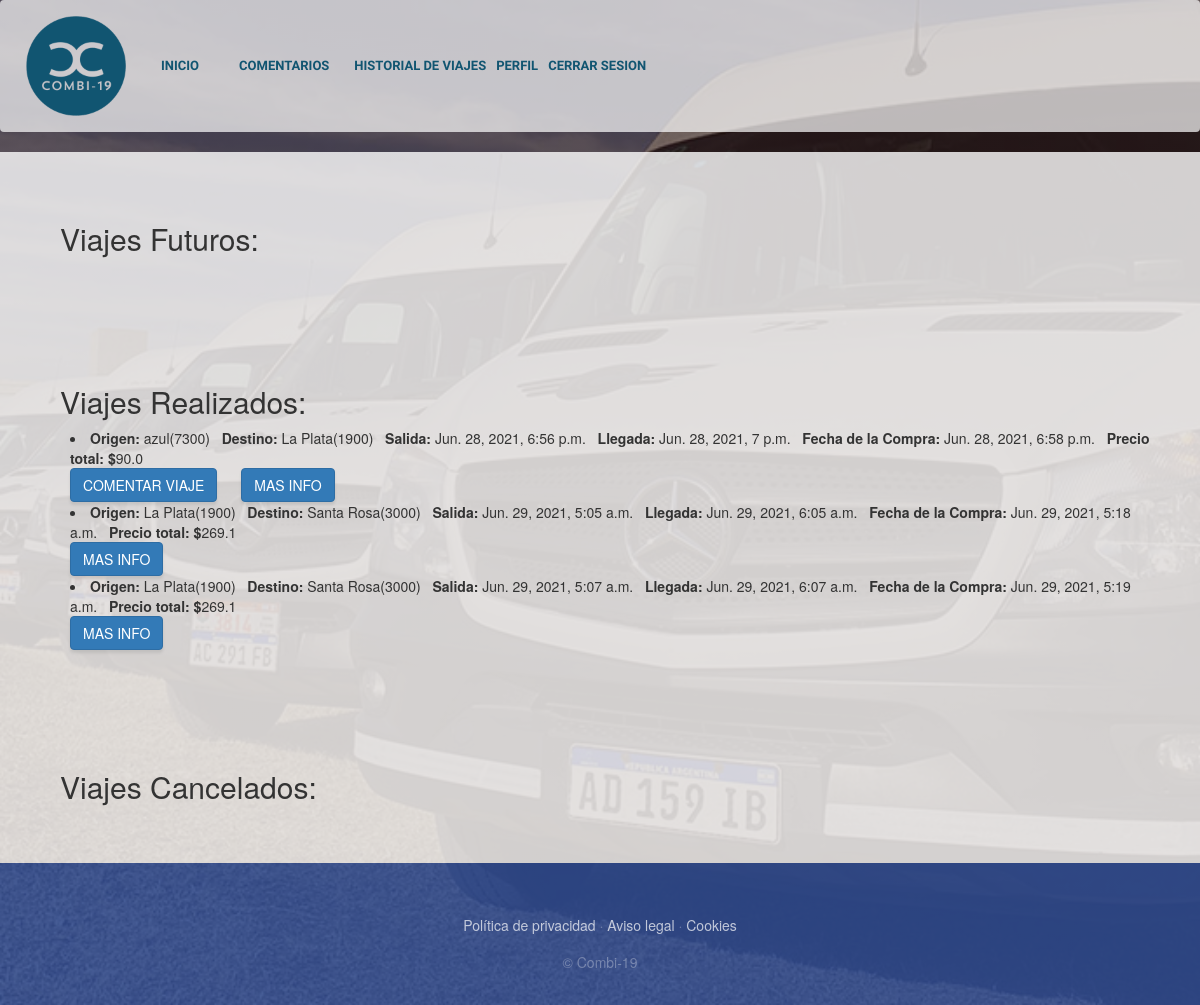
Before: /HistorialDeViajes/ (signed in) with the older database file.
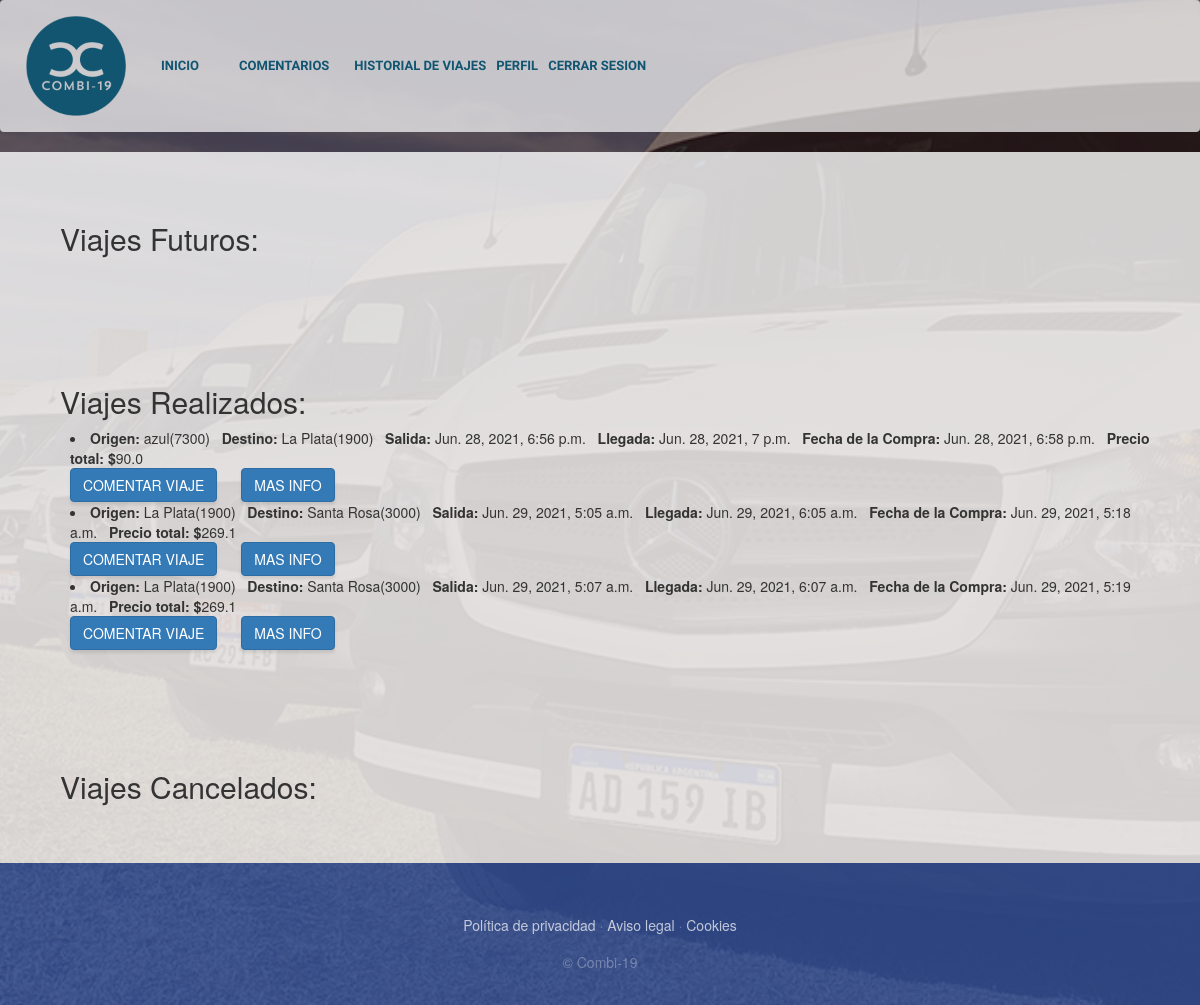
After: the same page with the newer database file.
### PaginaDePruebaApp/models.py (models this page shows, shortened)
class Compra(models.Model):
    fechaCompra=models.DateTimeField(auto_now_add=True)
    total=models.FloatField()
    viaje = models.ForeignKey(Viaje, on_delete= models.CASCADE)
    user = models.ForeignKey(Cliente, on_delete= models.CASCADE)
    insumos = models.ManyToManyField(Insumo,default=None,null=True,through='CantidadInsumo')
    comentario=models.OneToOneField(Comentario,on_delete=models.SET_NULL,default=None,null=True)
    invitados=models.ManyToManyField(Invitado,default=None,null=True)
    pendiente=models.BooleanField(default=False)
    cancelado=models.BooleanField(default=False)
    reembolso=models.OneToOneField(Reembolso, on_delete=CASCADE, default=None, null=True)
    class Meta:
        verbose_name="Compra"
        verbose_name_plural="Compras"

class Viaje(models.Model):
    enCurso=models.BooleanField(default=False, verbose_name="Viaje iniciado")
    finalizado=models.BooleanField(default=False, verbose_name="Viaje finalizado")
    insumo = models.ManyToManyField(Insumo, verbose_name="Lista de insumos", blank=True)
    combi = models.ForeignKey(Combi, verbose_name="Lista de combis",on_delete=models.PROTECT)
    ruta = models.ForeignKey(Ruta, verbose_name="ruta",on_delete=models.PROTECT)
    fechaSalida=models.DateTimeField()
    fechaLlegada=models.DateTimeField()
    duracion=models.CharField(max_length=20, default='')
    asientosDisponibles=models.PositiveIntegerField()
    precio=models.PositiveIntegerField()
    class Meta:
        verbose_name="Viaje"
        verbose_name_plural="Viajes"

class Ruta(models.Model):
    id = models.AutoField(primary_key=True)
    origen = models.ForeignKey(Lugar, on_delete= models.PROTECT,related_name = 'rutaOrigen')
    destino = models.ForeignKey(Lugar, on_delete= models.PROTECT, related_name = 'rutaDestino')
    distancia=models.PositiveIntegerField() #distancia en km
    descripcion = models.CharField(max_length=50, blank=False)
    class Meta:
        unique_together=('origen','destino','descripcion')  ## hace que no puede haber otra ruta con estos 3 campos iguales
        verbose_name="Ruta"
        verbose_name_plural="Rutas"

class Lugar(models.Model):
    nombre=models.CharField(max_length=30)
    codigoPostal=models.IntegerField(unique=True, primary_key=True)
    def __str__(self):
        return "{0}({1})".format(self.nombre, self.codigoPostal)
    class Meta:
        verbose_name="Lugar"
        verbose_name_plural="Lugares"

### PaginaDePruebaApp/views.py (the view)
# urls.py: path('HistorialDeViajes/', views.HistorialDeViajes,name = "HistorialDeViajes"),
def HistorialDeViajes(request):
    if request.user.is_authenticated:
        compras=Compra.objects.filter(user__user__id__icontains=request.user.id)
        persona=Cliente.objects.get(user_id=request.user.id)
        if compras:
            return render(request,"PaginaDePruebaApp/historialDeViajes.html", {"compras":compras,"persona":persona})
        else:
            return render(request,"PaginaDePruebaApp/historialDeViajes.html",{"persona":persona})

### PaginaDePruebaApp/templates/PaginaDePruebaApp/historialDeViajes.html (shortened to what this page needs)
{% extends "PaginaDePruebaApp/base.html" %}
{% load static %}
{% block content %}
{% if compras %}
<div style="background-color: rgba(255, 255, 255,0.8); padding:50px">
    <h2 style="margin-left: 10px;">Viajes Futuros:</h2>
</div>
<div style="background-color: rgba(255, 255, 255,0.8); padding:50px">
    <h2 style="margin-left: 10px;">Viajes Realizados:</h2>
    {% for compra in compras %}
        {% if compra.viaje.finalizado and not compra.cancelado%}
            <li style="margin-left: 20px;">
                <b>Origen: </b>{{compra.viaje.ruta.origen}} &nbsp; <b>Destino: </b>{{compra.viaje.ruta.destino}} &nbsp; <b>Salida: </b>{{compra.viaje.fechaSalida}} &nbsp; <b>Llegada: </b>{{compra.viaje.fechaLlegada}} &nbsp; <b>Fecha de la Compra: </b>{{compra.fechaCompra}} &nbsp; <b>Precio total: $</b>{{compra.total}}
            </li>
            {% if compra.comentario == null%}
                <a href="{% url 'AgregarComentario' compra.id %}" style="margin-left: 20px;" class="btn btn-primary">COMENTAR VIAJE</a>
            {% endif %}
            <a href="{% url 'infoViaje' compra.viaje.id %}" style="margin-left: 20px;" class="btn btn-primary">MAS INFO</a>
        {% endif %}
    {% endfor %}
</div>
<div style="background-color: rgba(255, 255, 255,0.8); padding:50px">
    <h2 style="margin-left: 10px;">Viajes Cancelados:</h2>
</div>
{% else %}
    <h4 style="background-color: rgba(255, 255, 255,0.8); color:black; padding:50px">No hay viajes en su historial</h4>
{% endif %}
{% endblock %}

Changed rows visible on the page:
changed Compra "Jun. 29, 2021, 5:18 a.m.": now shows "COMENTAR VIAJE"
changed Compra "Jun. 29, 2021, 5:19 a.m.": now shows "COMENTAR VIAJE"
